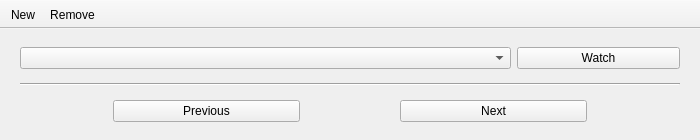
<?xml version="1.0" encoding="UTF-8"?>
<ui version="4.0">
 <class>MainWindow</class>
 <widget class="QMainWindow" name="MainWindow">
  <property name="geometry">
   <rect>
    <x>0</x>
    <y>0</y>
    <width>700</width>
    <height>140</height>
   </rect>
  </property>
  <property name="sizePolicy">
   <sizepolicy hsizetype="Preferred" vsizetype="Preferred">
    <horstretch>0</horstretch>
    <verstretch>0</verstretch>
   </sizepolicy>
  </property>
  <property name="windowTitle">
   <string>Series Dashboard</string>
  </property>
  <widget class="QWidget" name="centralwidget">
   <property name="sizePolicy">
    <sizepolicy hsizetype="Preferred" vsizetype="Preferred">
     <horstretch>0</horstretch>
     <verstretch>0</verstretch>
    </sizepolicy>
   </property>
   <layout class="QVBoxLayout" name="verticalLayout">
    <property name="leftMargin">
     <number>20</number>
    </property>
    <property name="topMargin">
     <number>10</number>
    </property>
    <property name="rightMargin">
     <number>20</number>
    </property>
    <property name="bottomMargin">
     <number>10</number>
    </property>
    <item>
     <layout class="QHBoxLayout" name="horizontalLayout_4" stretch="3,1">
      <item>
       <widget class="QComboBox" name="seriesBox"/>
      </item>
      <item>
       <widget class="QPushButton" name="watchButton">
        <property name="text">
         <string>Watch</string>
        </property>
       </widget>
      </item>
     </layout>
    </item>
    <item>
     <widget class="Line" name="line">
      <property name="orientation">
       <enum>Qt::Horizontal</enum>
      </property>
     </widget>
    </item>
    <item>
     <layout class="QHBoxLayout" name="horizontalLayout_6" stretch="1,2,1,2,1">
      <item>
       <spacer name="horizontalSpacer">
        <property name="orientation">
         <enum>Qt::Horizontal</enum>
        </property>
        <property name="sizeHint" stdset="0">
         <size>
          <width>40</width>
          <height>20</height>
         </size>
        </property>
       </spacer>
      </item>
      <item>
       <widget class="QPushButton" name="previousButton">
        <property name="text">
         <string>Previous</string>
        </property>
       </widget>
      </item>
      <item>
       <spacer name="horizontalSpacer_2">
        <property name="orientation">
         <enum>Qt::Horizontal</enum>
        </property>
        <property name="sizeHint" stdset="0">
         <size>
          <width>40</width>
          <height>20</height>
         </size>
        </property>
       </spacer>
      </item>
      <item>
       <widget class="QPushButton" name="nextButton">
        <property name="text">
         <string>Next</string>
        </property>
       </widget>
      </item>
      <item>
       <spacer name="horizontalSpacer_3">
        <property name="orientation">
         <enum>Qt::Horizontal</enum>
        </property>
        <property name="sizeHint" stdset="0">
         <size>
          <width>40</width>
          <height>20</height>
         </size>
        </property>
       </spacer>
      </item>
     </layout>
    </item>
   </layout>
  </widget>
  <widget class="QToolBar" name="toolBar">
   <property name="windowTitle">
    <string>toolBar</string>
   </property>
   <property name="movable">
    <bool>false</bool>
   </property>
   <property name="floatable">
    <bool>false</bool>
   </property>
   <attribute name="toolBarArea">
    <enum>TopToolBarArea</enum>
   </attribute>
   <attribute name="toolBarBreak">
    <bool>false</bool>
   </attribute>
   <addaction name="actionNew"/>
   <addaction name="actionRemove"/>
  </widget>
  <action name="actionNew">
   <property name="text">
    <string>New</string>
   </property>
   <property name="toolTip">
    <string>Add new series</string>
   </property>
   <property name="shortcut">
    <string>Ctrl+N</string>
   </property>
  </action>
  <action name="actionRemove">
   <property name="text">
    <string>Remove</string>
   </property>
   <property name="toolTip">
    <string>Remove selected series</string>
   </property>
   <property name="shortcut">
    <string>Ctrl+X</string>
   </property>
  </action>
 </widget>
 <resources/>
 <connections/>
</ui>
